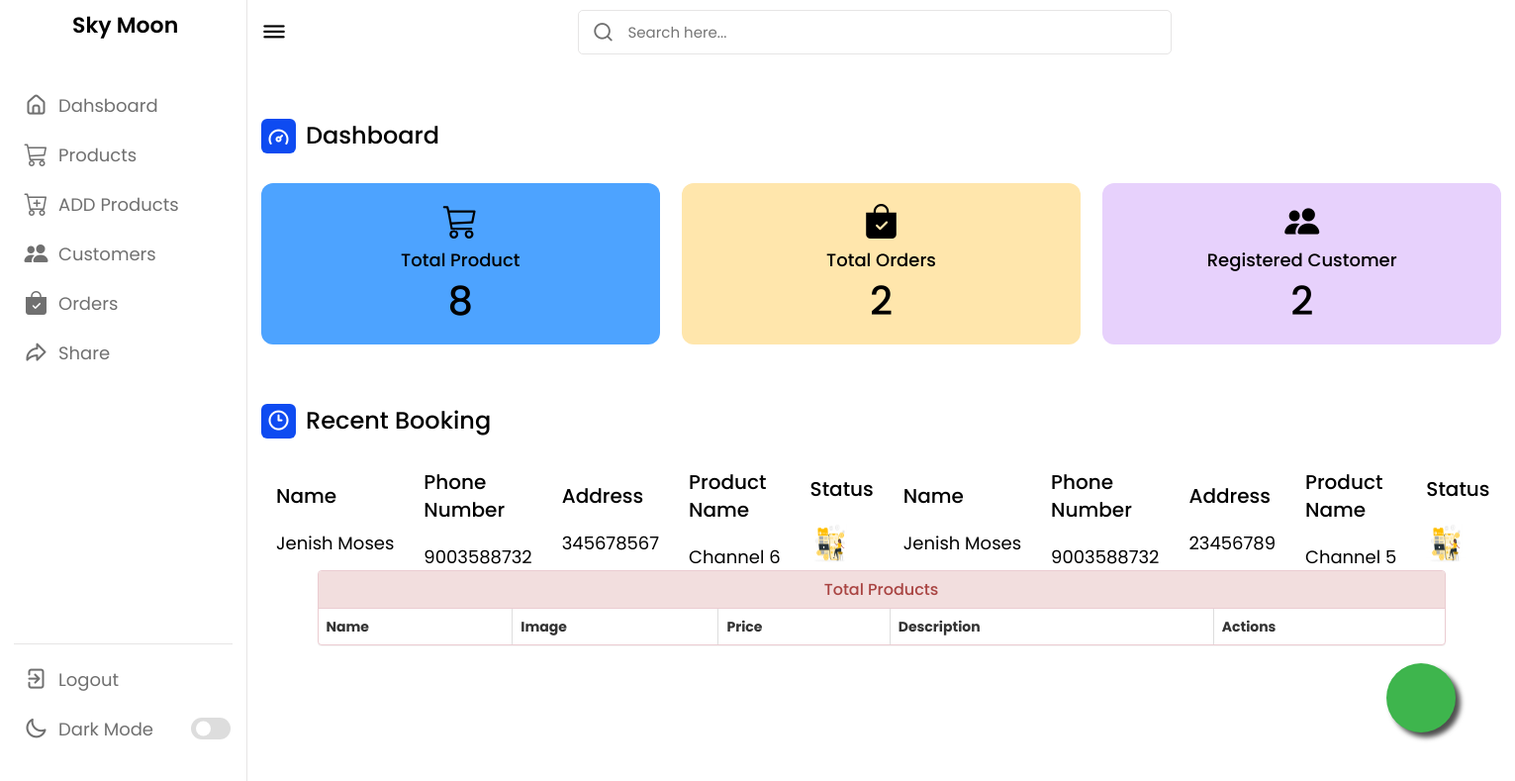
The app's page /admin-dashboard (signed in) with its own data.
### ecom/models.py (models this page shows, shortened)
class Orders(models.Model):
    STATUS =(
        ('Pending','Pending'),
        ('Order Confirmed','Order Confirmed'),
        ('Out for Delivery','Out for Delivery'),
        ('Delivered','Delivered'),
    )
    customer=models.ForeignKey('Customer', on_delete=models.CASCADE,null=True)
    product=models.ForeignKey('Product',on_delete=models.CASCADE,null=True)
    email = models.CharField(max_length=50,null=True)
    address = models.CharField(max_length=500,null=True)
    mobile = models.CharField(max_length=20,null=True)
    order_date= models.DateField(auto_now_add=True,null=True)
    status=models.CharField(max_length=50,null=True,choices=STATUS)

class Customer(models.Model):
    user=models.OneToOneField(User,on_delete=models.CASCADE)
    profile_pic= models.ImageField(upload_to=getFileName,null=True,blank=True)
    address = models.CharField(max_length=40)
    mobile = models.CharField(max_length=20,null=False)
    @property
    def get_name(self):
        return self.user.first_name+" "+self.user.last_name

class Product(models.Model):
  category=models.ForeignKey(Catagory,on_delete=models.CASCADE)
  name=models.CharField(max_length=150,null=False,blank=False)
  product_image=models.ImageField(upload_to=getFileName,null=True,blank=True)
  quantity=models.IntegerField(null=False,blank=False)
  Subscriber = models.CharField(max_length=100, default='')
  Channelstatus = models.CharField(max_length=100, default='')
  Watchhour = models.CharField(max_length=100, default='')
  price = models.DecimalField(max_digits=10, decimal_places=2)
  selling_price=models.FloatField(null=False,blank=False)
  gst = models.FloatField(default=0.0)
  description=models.TextField(max_length=500,null=False,blank=False)
  status=models.BooleanField(default=False,help_text="0-show,1-Hidden")
  latest=models.BooleanField(default=False,help_text="0-default,1-Latest")
  trending=models.BooleanField(default=False,help_text="0-default,1-trending")
  created_at=models.DateTimeField(auto_now_add=True)

### ecom/views.py (the view)
# urls.py: path('admin-dashboard', views.admin_dashboard_view,name='admin-dashboard'),
@login_required(login_url='adminlogin')
def admin_dashboard_view(request):
    customercount=Customer.objects.all().count()
    productcount=Product.objects.all().count()
    ordercount=Orders.objects.all().count()
    orders=Orders.objects.all()
    ordered_products=[]
    ordered_bys=[]
    for order in orders:
        ordered_product=Product.objects.all().filter(id=order.product.id)
        ordered_by=Customer.objects.all().filter(id = order.customer.id)
        ordered_products.append(ordered_product)
        ordered_bys.append(ordered_by)
    mydict={
    'customercount':customercount,
    'productcount':productcount,
    'ordercount':ordercount,
    'data':zip(ordered_products,ordered_bys,orders),
    }
    return render(request,'ecom/admin1.html',context=mydict)

### templates/ecom/admin1.html (shortened to what this page needs)
<!DOCTYPE html>
<html lang="en">
<head>
    <link rel="stylesheet" href="https://cdn.jsdelivr.net/npm/bootstrap-icons@1.10.5/font/bootstrap-icons.css">
    <link rel="stylesheet" href="https://unicons.iconscout.com/release/v4.0.0/css/line.css">
<link href="//netdna.bootstrapcdn.com/bootstrap/3.0.0/css/bootstrap.min.css" rel="stylesheet" id="bootstrap-css">
{% load static %}
</head>
<body>
    <nav>
        <div class="logo-name">
            <span class="logo_name">Sky Moon</span>
        </div>
        <div class="menu-items">
            <ul class="nav-links">
                <li><a href="{% url 'admin-dashboard' %}">
                    <i class="uil uil-estate"></i>
                    <span class="link-name">Dahsboard</span>
                </a></li>
                <li><a href="{% url 'admin-products' %}">
                    <i class="bi bi-cart3"></i>
                    <span class="link-name">Products</span>
                </a></li>
                <li><a href="{% url 'admin-add-product' %}">
                    <i class="bi bi-cart-plus"></i>
                    <span class="link-name">ADD Products</span>
                </a></li>
                <li><a href="{% url 'view-customer' %}">
                    <i class="bi bi-people-fill"></i>
                    <span class="link-name">Customers</span>
                </a></li>
                <li><a href="{% url 'admin-view-booking' %}">
                    <i class="bi bi-bag-check-fill"></i>
                    <span class="link-name">Orders</span>
                </a></li>
                <li><a href="#">
                    <i class="uil uil-share"></i>
                    <span class="link-name">Share</span>
                </a></li>
            </ul>
            <ul class="logout-mode">
                <li><a href="/logout">
                    <i class="uil uil-signout"></i>
                    <span class="link-name">Logout</span>
                </a></li>
                <li class="mode">
                    <a href="#">
                        <i class="uil uil-moon"></i>
                    <span class="link-name">Dark Mode</span>
                </a>
                <div class="mode-toggle">
                  <span class="switch"></span>
                </div>
            </li>
            </ul>
        </div>
    </nav>
    <section class="dashboard">
        <div class="top">
            <i class="uil uil-bars sidebar-toggle"></i>
            <div class="search-box">
                <i class="uil uil-search"></i>
                <input type="text" placeholder="Search here...">
            </div>
        </div>
        <div class="dash-content">
            <div class="overview">
                <div class="title">
                    <i class="uil uil-tachometer-fast-alt"></i>
                    <span class="text">Dashboard</span>
                </div>
                <div class="boxes">
                    <div class="box box1">
                        <i class="bi bi-cart3"></i>
                        <span class="text">Total Product</span>
                        <span class="number">{{productcount}}</span>
                    </div>
                    <div class="box box2">
                        <i class="bi bi-bag-check-fill"></i>
                        <span class="text">Total Orders</span>
                        <span class="number">{{ordercount}}</span>
                    </div>
                    <div class="box box3">
                        <i class="bi bi-people-fill"></i>
                        <span class="text">Registered Customer</span>
                        <span class="number">{{customercount}}</span>
                    </div>
                </div>
            </div>
            <div class="activity">
                <div class="title">
                    <i class="uil uil-clock-three"></i>
                    <span class="text">Recent Booking</span>
                </div>
                {% for product,customer,order in data %}
                <div class="activity-data">
                    <div class="data names">
                        <span class="data-title">Name</span>
                        {% for c in customer %}
                        <span class="data-list">{{c.get_name}}</span>
                        {% endfor %}
                    </div>
                    <div class="data email">
                        <span class="data-title">Phone Number</span>
                        {% for c in customer %}
                        <span class="data-list">{{c.mobile}}</span>
                        {% endfor %}
                    </div>
                    <div class="data joined">
                        <span class="data-title">Address</span>
                        {% for c in customer %}
                        <span class="data-list">{{order.address}}</span>
                        {% endfor %}
                    </div>
                    <div class="data type">
                        <span class="data-title">Product Name</span>
                        {% for p in product %}
                        <span class="data-list">{{p.name}}</span>
                        {% endfor %}
                    </div>
                    <div class="data status">
                        <span class="data-title">Status</span>
                        {% for p in product %}
                        <span class="data-list"><img src="{% static p.product_image.url %}" alt="Profile Pic" height="40px" width="40px" /></span>
                        {% endfor %}
                    </div>
                {% endfor %}
                </div>
            </div>
        </div>
        <div class="container">
            <div class="panel panel-danger">
              <div class="panel-heading">
                <h6 class="panel-title">Total Products</h6>
              </div>
              <table class="table table-hover table-bordered" id="dev-table">
                <thead>
                  <tr>
                    <th>Name</th>
                    <th>Image</th>
                    <th>Price</th>
                    <th>Description</th>
                    <th>Actions</th>
                  </tr>
                </thead>
              </table>
            </div>
          </div>
          <a href="/admin-add-product" class="float">
          </a>
    </section>
</body>
</html>

### records on screen
Orders: address "345678567"
Customer: get_name "Jenish Moses", mobile "9003588732"
Product: name "Channel 6", product_image (picture)
Orders: address "23456789"
Product: name "Channel 5", product_image (picture)

### other values on screen
{{ productcount }} "8"
{{ ordercount }} "2"
{{ customercount }} "2"
